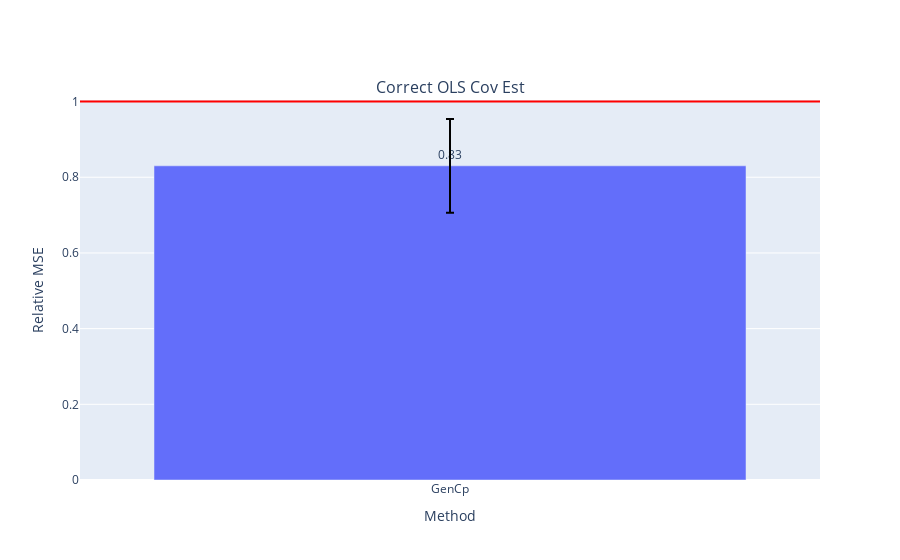

The code cell stored with this chart in its notebook:
### Code cell
fig = make_subplots(
    rows=1, cols=len(models),
    subplot_titles=["Correct OLS Cov Est"])

for i, errs in enumerate(model_errs):
    risks = [err.mean() for err in errs]
    test_risk = risks[0]
    # elev_test_risk = risks[1]
    # est_risks = risks[2:]
    est_risks = risks[1:]

    df = pd.DataFrame({est_names[i]: errs[i+1] for i in np.arange(len(est_names))})

    fig.add_trace(go.Bar(
    #     x=['VRF', 'BF_WR', 'BF_FR'], 
        x = df.columns,
        y=(df).mean()/test_risk,
        marker_color=px.colors.qualitative.Plotly,
        text=np.around((df).mean()/test_risk,3),
        textposition='outside',
        error_y=dict(
            type='data',
            color='black',
            array=(df).std() / test_risk,
    #         array=(df/test_risk).clip(upper=(df/test_risk).quantile(.95),axis=1).std(),
    #         symmetric=False,
    #         array=(df/test_risk).quantile(.95) - (df/test_risk).mean(),
    #         arrayminus=(df/test_risk).mean() - (df/test_risk).quantile(.93)
        )
    #         array=(df).mean() + (df).std(),
    #         arrayminus=(df).mean() - (df).std())
    ), row=1, col=i+1)
    # fig.add_trace(go.Bar(
    #     name='Experimental',
    #     x=['GenCp', 'KFCV', 'SPCV'], y=(df).mean(),
    #     error_y=dict(type='data', array=[1, 2])
    # ))
    # fig.update_layout(barmode='group')
    fig.add_hline(y=1., line_color='red', row=1, col=i+1)
    # fig.add_hline(y=elev_test_risk / test_risk, line_color='gray', line_dash='dash', row=1, col=i+1)
    
    fig.update_xaxes(title_text="Method", row=1, col=i+1)
    fig.update_yaxes(title_text="Relative MSE", row=1, col=i+1)
    
# fig.update_layout(
# #     title=f"FC_\u03B4{delta}_snr{snr}_nk{noise_kernel}_nls{noise_length_scale}_nv{noise_nu}_Xk{X_kernel}_Xls{X_length_scale}_Xv{X_nu}",
#     title=title,
#     xaxis_title="Method",
#     yaxis_title="MSE",
# #     legend_title="Legend Title",
# #     font=dict(
# #         family="Courier New, monospace",
# #         size=18,
# #         color="RebeccaPurple"
# #     )
# )
# barfp = os.path.expanduser(savedir + fig.layout.title['text'] + ".jpeg")
# fig.write_image(os.path.expanduser(barfp))
fig.show()

### Figure 1 — Plotly figure (JSON) as saved in the notebook; plotly's stock layout.template omitted (floating-point values rounded to 4 significant figures)
{"data": [{"error_y": {"array": [0.1237], "color": "black", "type": "data"}, "marker": {"color": ["#636EFA", "#EF553B", "#00CC96", "#AB63FA", "#FFA15A", "#19D3F3", "#FF6692", "#B6E880", "#FF97FF", "#FECB52"]}, "text": [0.83], "textposition": "outside", "type": "bar", "x": ["GenCp"], "xaxis": "x", "y": [0.8302], "yaxis": "y"}], "layout": {"annotations": [{"font": {"size": 16}, "showarrow": false, "text": "Correct OLS Cov Est", "x": 0.5, "xanchor": "center", "xref": "paper", "y": 1, "yanchor": "bottom", "yref": "paper"}], "shapes": [{"line": {"color": "red"}, "type": "line", "x0": 0, "x1": 1, "xref": "x domain", "y0": 1, "y1": 1, "yref": "y"}], "xaxis": {"anchor": "y", "domain": [0, 1], "title": {"text": "Method"}}, "yaxis": {"anchor": "x", "domain": [0, 1], "title": {"text": "Relative MSE"}}}}
